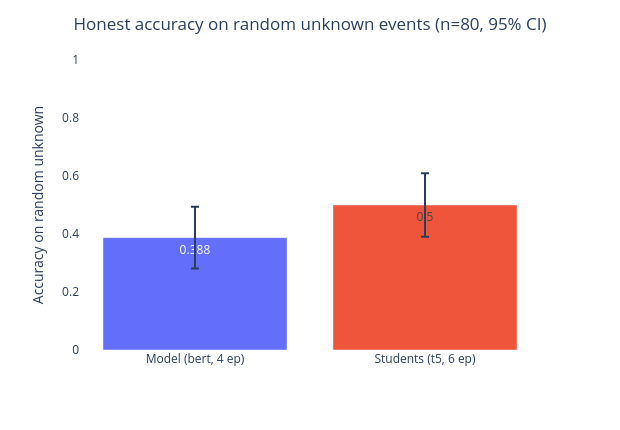

Notebook code cell kept with this figure:
### Markdown cell above
## 1. The honest number

On a random sample of `unknown` events the model gets **~39%** right and the students'
model **~50%**. Both are mediocre on truly unseen text — nowhere near the 98% on
labeled data — and the real gap is about **11 points**, not the 3–4x it can look like.

### Code cell
n = len(rand)
ma, sa = rand['model_correct'].mean(), rand['students_correct'].mean()
ci = lambda p: 1.96 * (p * (1 - p) / n) ** 0.5  # normal-approx 95% CI (small n!)

head = pd.DataFrame({'model': ['Model (bert, 4 ep)', 'Students (t5, 6 ep)'],
                     'accuracy': [ma, sa], 'ci': [ci(ma), ci(sa)]})
fig = px.bar(head, x='model', y='accuracy', color='model', text=head['accuracy'].round(3),
             error_y=head['ci'], labels={'model': '', 'accuracy': 'Accuracy on random unknown'})
fig.update_layout(title={'text': f'Honest accuracy on random unknown events (n={n}, 95% CI)', 'x': 0.5},
                  plot_bgcolor='white', width=620, height=430, yaxis={'range': [0, 1]}, showlegend=False)
fig.show()

### Figure 1 — Plotly figure (JSON) as saved in the notebook; plotly's stock layout.template omitted (floating-point values rounded to 4 significant figures)
{"data": [{"error_y": {"array": [0.1068]}, "hovertemplate": "=%{x}<br>Accuracy on random unknown=%{y}<br>text=%{text}<extra></extra>", "legendgroup": "Model (bert, 4 ep)", "marker": {"color": "#636efa", "pattern": {"shape": ""}}, "name": "Model (bert, 4 ep)", "orientation": "v", "showlegend": true, "text": [0.388], "textposition": "auto", "type": "bar", "x": ["Model (bert, 4 ep)"], "xaxis": "x", "y": [0.3875], "yaxis": "y"}, {"error_y": {"array": [0.1096]}, "hovertemplate": "=%{x}<br>Accuracy on random unknown=%{y}<br>text=%{text}<extra></extra>", "legendgroup": "Students (t5, 6 ep)", "marker": {"color": "#EF553B", "pattern": {"shape": ""}}, "name": "Students (t5, 6 ep)", "orientation": "v", "showlegend": true, "text": [0.5], "textposition": "auto", "type": "bar", "x": ["Students (t5, 6 ep)"], "xaxis": "x", "y": [0.5], "yaxis": "y"}], "layout": {"barmode": "relative", "height": 430, "legend": {"title": {"text": ""}, "tracegroupgap": 0}, "margin": {"t": 60}, "plot_bgcolor": "white", "showlegend": false, "title": {"text": "Honest accuracy on random unknown events (n=80, 95% CI)", "x": 0.5}, "width": 620, "xaxis": {"anchor": "y", "categoryarray": ["Model (bert, 4 ep)", "Students (t5, 6 ep)"], "categoryorder": "array", "domain": [0.0, 1.0], "title": {"text": ""}}, "yaxis": {"anchor": "x", "domain": [0.0, 1.0], "range": [0, 1], "title": {"text": "Accuracy on random unknown"}}}}
